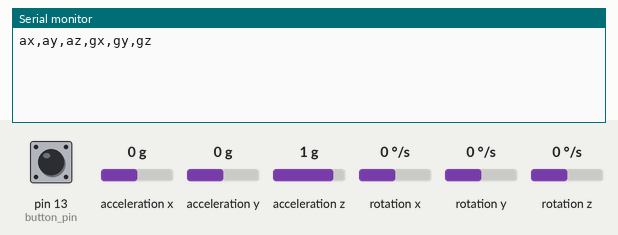
Simulated run of this sketch. Board: Arduino Uno, built with avr-gcc and run on an emulated ATmega328P. Parts: the last lines printed to the serial monitor. Inputs (shaded band) come from the test bench; at power-on: pin 13 (button_pin) LOW, acceleration y 0 g, acceleration x 0 g, acceleration z 1 g, rotation x 0 °/s, rotation y 0 °/s, rotation z 0 °/s.

Above: at 2.2 s.
2.3 s: pin 13 (button_pin) pulled HIGH for 0.15 s
At 3.4 s:
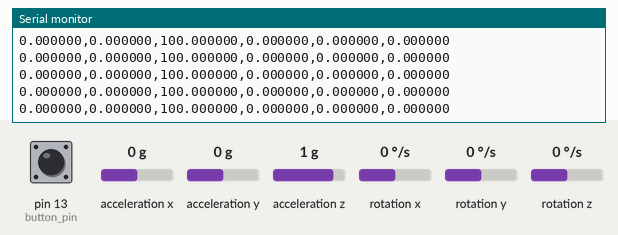
3.9 s: pin 13 (button_pin) driven HIGH
6.9 s: acceleration y set to -1.4 g
At 7.9 s:
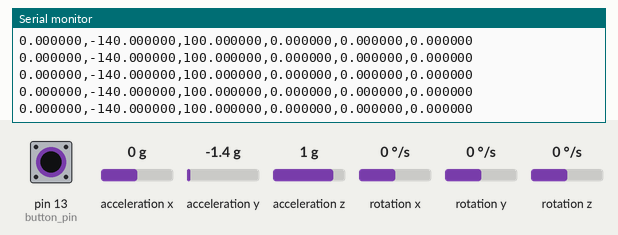
9.9 s: acceleration x set to 1.4 g
At 10.8 s:
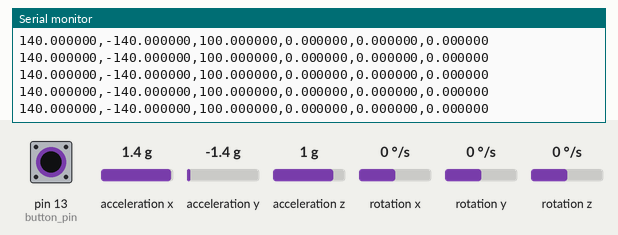
12.9 s: acceleration z set to 0.8 g
At 13.8 s:
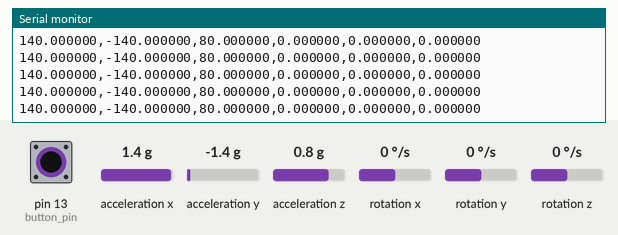
15.9 s: rotation x set to -192 °/s
At 16.4 s:
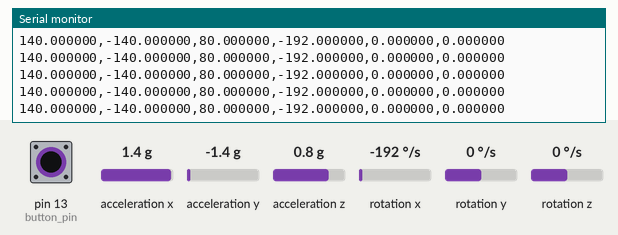

The sketch:

out_to_py.ino
```cpp
#include <Arduino_LSM6DSOX.h>

const int button_pin = 13;

void setup() {
  Serial.begin(115200);
  while (!Serial) {}
  delay(1000);
  if (!IMU.begin()) {
    Serial.println("Failed to initialize IMU!");
    while (1);
  }

  Serial.println("ax,ay,az,gx,gy,gz");  // CSV header
}

void loop() {
  float ax, ay, az;
  float gx, gy, gz;

  if (IMU.accelerationAvailable() && IMU.gyroscopeAvailable() && digitalRead(button_pin)) {
    IMU.readAcceleration(ax, ay, az);
    IMU.readGyroscope(gx, gy, gz);

    Serial.print(ax * 100, 6); Serial.print(",");
    Serial.print(ay * 100, 6); Serial.print(",");
    Serial.print(az * 100, 6); Serial.print(",");
    Serial.print(gx, 6); Serial.print(",");
    Serial.print(gy, 6); Serial.print(",");
    Serial.println(gz, 6);
  }

  delay(10); // ≈100 Hz, matches good gesture sampling
}
```

Measured:
- after the input at 2.3 s, the serial monitor: prints a new line at once (image 1)
- after the input at 6.9 s, the serial monitor: prints a new line at once (image 2)
- after the input at 9.9 s, the serial monitor: prints a new line at once (image 3)
- after the input at 12.9 s, the serial monitor: prints a new line at once (image 4)
- after the input at 15.9 s, the serial monitor: prints a new line at once (image 5)
